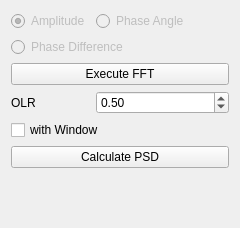
       <widget class="QWidget" name="FFT">
        <property name="geometry">
         <rect>
          <x>0</x>
          <y>0</y>
          <width>240</width>
          <height>228</height>
         </rect>
        </property>
        <attribute name="label">
         <string>FFT &amp;&amp; PSD</string>
        </attribute>
        <layout class="QFormLayout" name="formLayout_4">
         <item row="2" column="0">
          <widget class="QRadioButton" name="Amp">
           <property name="enabled">
            <bool>false</bool>
           </property>
           <property name="text">
            <string>Amplitude</string>
           </property>
           <property name="checked">
            <bool>true</bool>
           </property>
          </widget>
         </item>
         <item row="4" column="0" colspan="2">
          <widget class="QPushButton" name="CalcFFT">
           <property name="text">
            <string>Execute FFT</string>
           </property>
          </widget>
         </item>
         <item row="5" column="0">
          <widget class="QLabel" name="label_18">
           <property name="text">
            <string>OLR</string>
           </property>
           <property name="buddy">
            <cstring>OLR</cstring>
           </property>
          </widget>
         </item>
         <item row="5" column="1">
          <widget class="QDoubleSpinBox" name="OLR">
           <property name="maximum">
            <double>1.000000000000000</double>
           </property>
           <property name="singleStep">
            <double>0.100000000000000</double>
           </property>
           <property name="value">
            <double>0.500000000000000</double>
           </property>
          </widget>
         </item>
         <item row="6" column="0" colspan="2">
          <widget class="QCheckBox" name="WW">
           <property name="text">
            <string>with Window</string>
           </property>
          </widget>
         </item>
         <item row="7" column="0" colspan="2">
          <widget class="QPushButton" name="CalcPSD">
           <property name="text">
            <string>Calculate PSD</string>
           </property>
          </widget>
         </item>
         <item row="2" column="1">
          <widget class="QRadioButton" name="Ang">
           <property name="enabled">
            <bool>false</bool>
           </property>
           <property name="text">
            <string>Phase Angle</string>
           </property>
          </widget>
         </item>
         <item row="3" column="0" colspan="2">
          <widget class="QRadioButton" name="DAng">
           <property name="enabled">
            <bool>false</bool>
           </property>
           <property name="text">
            <string>Phase Difference</string>
           </property>
          </widget>
         </item>
        </layout>
       </widget>
